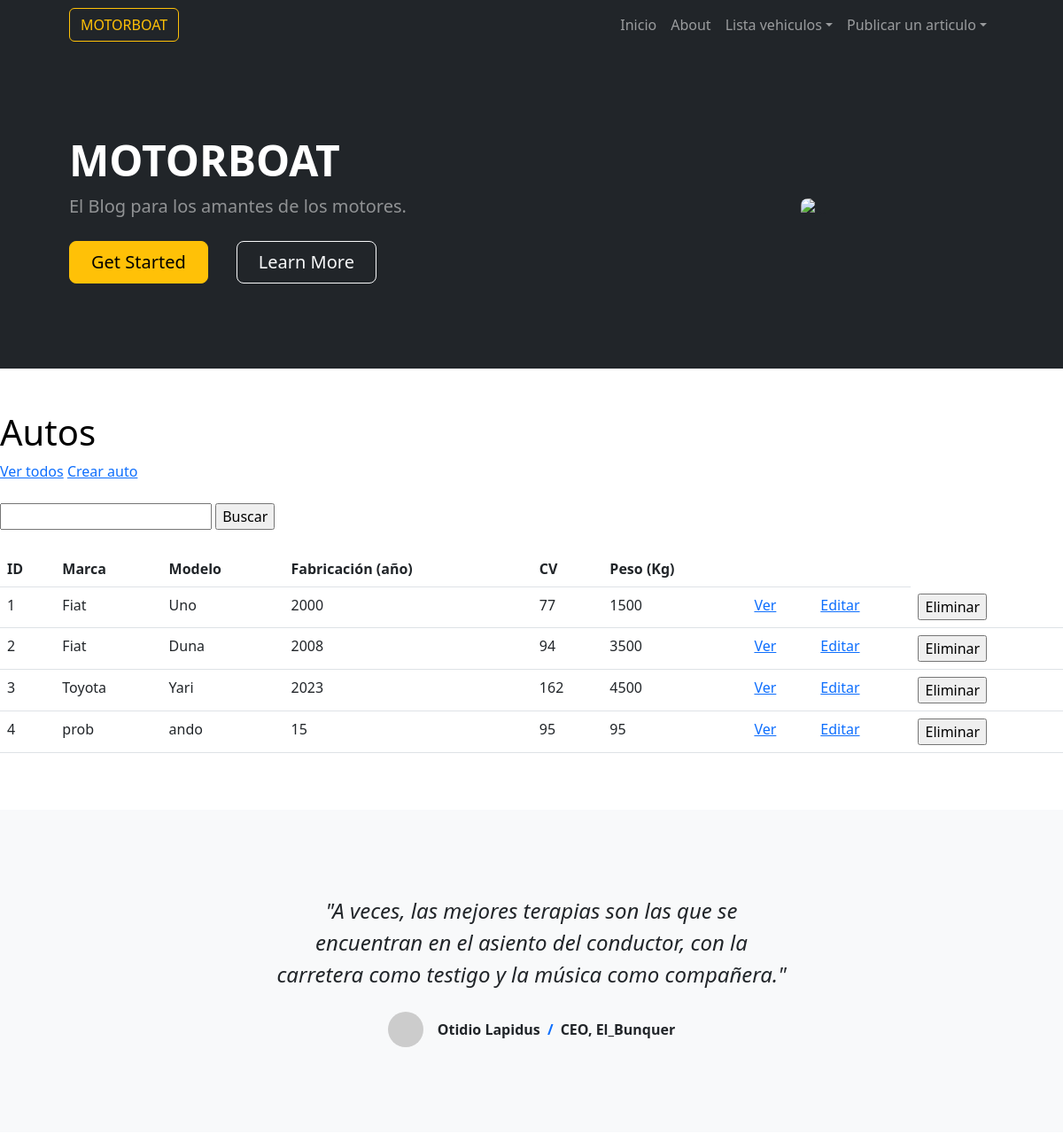
Before: /vehiculos/automoviles/ (upper part) with the older database file.
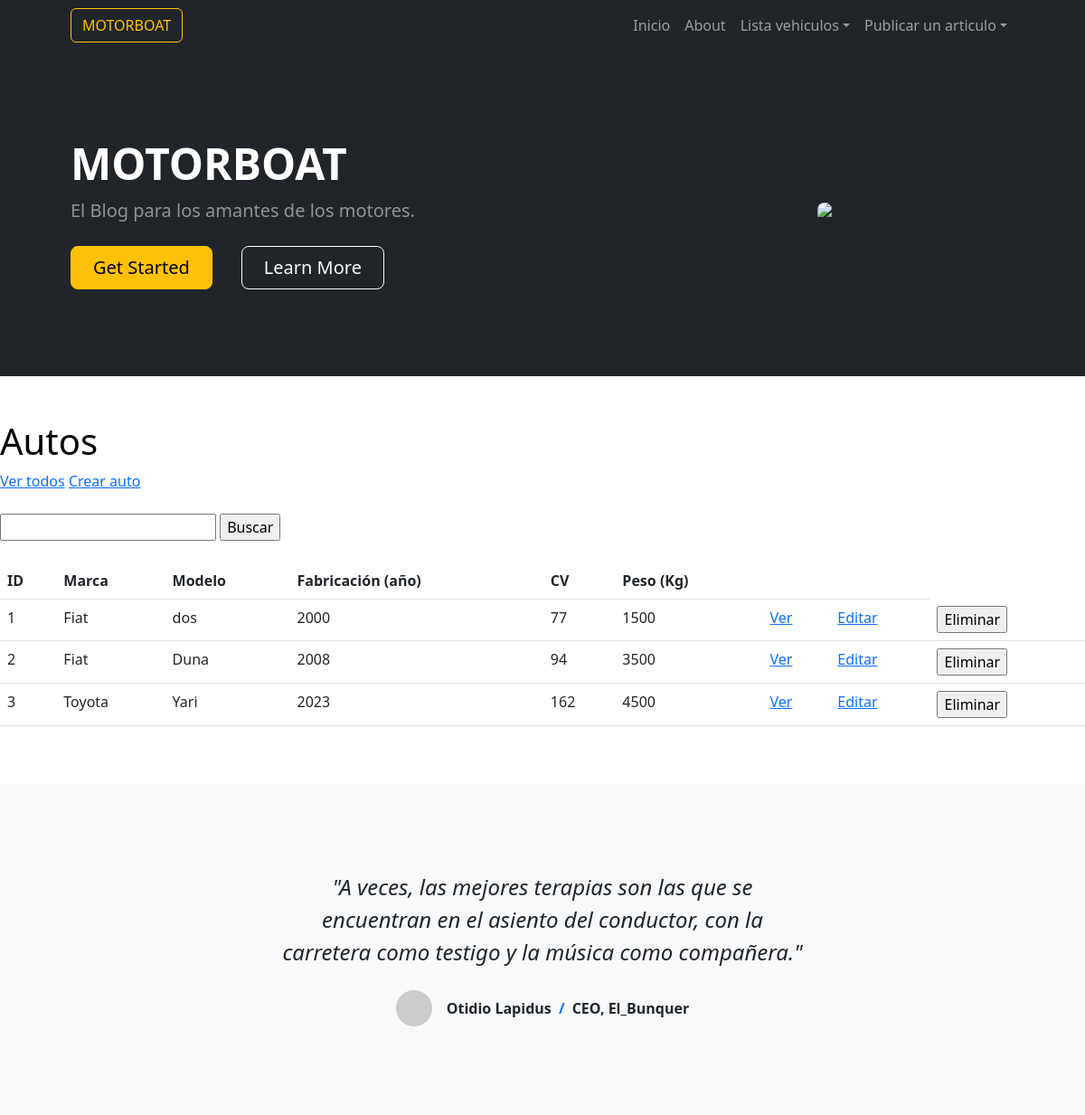
After: the same page with the newer database file.
### app_vehiculos/models.py (models this page shows, shortened)
class Automovil(models.Model):
    marca = models.CharField(max_length=256)
    modelo = models.CharField(max_length=256)
    fabricacion = models.IntegerField()
    cv = models.IntegerField(blank=True)
    peso = models.IntegerField(blank=True)

### app_vehiculos/views.py (the view)
# urls.py: path('automoviles/', listar_automovil, name="listar_automoviles"),
def listar_automovil(request):
    contexto = {
        "vehiculos": Automovil.objects.all()
    }
    http_response = render(
        request=request,
        template_name='app_vehiculos/listar_auto.html',
        context=contexto,
    )
    return http_response

### app_vehiculos/templates/app_vehiculos/listar_auto.html (shortened to what this page needs)
{% extends "base.html" %}
{% block contenido %}
<h1 style="color:black;">
  Autos
</h1>
<a href="{% url 'listar_automoviles' %}">Ver todos</a>
<a href="{% url 'crear_automovil' %}">Crear auto</a>
<br><br>
<form action="{% url 'buscar_automoviles' %}" method="post">
  <input type="text" name="busqueda">
  <input type="submit" value="Buscar">
</form>
<br>
<table class="table">
  <thead>
    <tr>
      <th>ID</th>
      <th>Marca</th>
      <th>Modelo</th>
      <th>Fabricación (año)</th>
      <th>CV</th>
      <th>Peso (Kg)</th>
      <th></th>
      <th></th>
    </tr>
  </thead>
  <tbody>
    {% for vehiculo in vehiculos %}
    <tr>
      <td>{{ vehiculo.id }}</td>
      <td>{{ vehiculo.marca }}</td>
      <td>{{ vehiculo.modelo }}</td>
      <td>{{ vehiculo.fabricacion }}</td>
      <td>{{ vehiculo.cv }}</td>
      <td>{{ vehiculo.peso }}</td>
      <td>
        <a href="{% url 'ver_automovil' vehiculo.id %}">Ver</a>
      </td>
      <td>
        <a href="{% url 'editar_automovil' vehiculo.id %}">Editar</a>
      </td>
      <td>
        <form action="{% url 'eliminar_automovil' vehiculo.id %}" method="post">
          <input type="submit" value="Eliminar"/>
        </form>
      </td>
    </tr>
    {% endfor %}
  </tbody>
</table>
{% endblock contenido %}

Changed rows visible on the page:
removed Automovil: id "4", marca "prob", modelo "ando", fabricacion "15", cv "95", peso "95"
changed Automovil id 1: modelo "Uno" → "dos"
